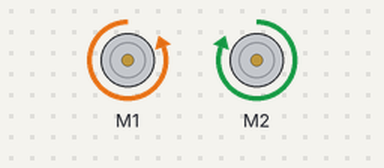
Bench run of a sketch on a simulated Arduino Uno, built with avr-gcc and run on an emulated ATmega328P. On the bench: 2 × DC motor (green arrow = forward, orange = backward, longer = faster).

Above: at 7.5 s.
At 35.4 s:
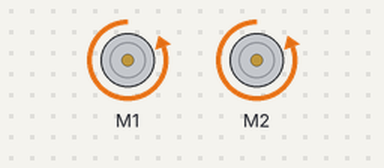
At 44.3 s:
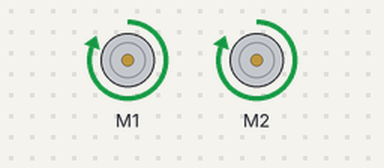
Timing chart, 0 to 49.1 s (numbered marks = the images above):
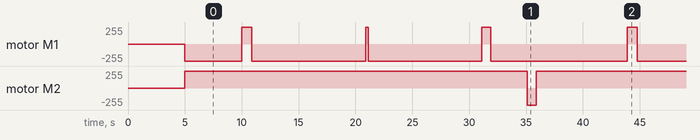

The sketch:

MeMegaPiDCMotorTest.ino
```cpp
//this program moves the robot from the living room to Alexandra's room

#include "MeMegaPi.h"
MeMegaPiDCMotor motor1(PORT1A);

MeMegaPiDCMotor motor2(PORT1B); //FRONT MOTOR--the one with the MegaPi

MeMegaPiDCMotor motor3(PORT2A);

MeMegaPiDCMotor motor4(PORT2B); //BACK MOTOR--the one with the batteries

void setup()
{
    delay(5000);
}

void loop()
{
  motor2.run(-255);
  motor4.run(255);
  delay(5000); //table to hall
  motor4.run(255);
  motor2.run(255);
  delay(900); // turn right
  motor2.run(-255);
  motor4.run(255);
  delay(10000); //hall to bedroom
  motor2.run(255);
  motor4.run(255);
  delay(200);
  motor2.run(-255);
  motor4.run(255);
  delay(10000); //hall to bedroom
  motor4.run(255);
  motor2.run(255);
  delay(800); // turn right
  motor2.run(-255);
  motor4.run(255);
  delay(3190); //into the bedroom
  motor2.run(-255);
  motor4.run(-255);
  delay(800); //turn left
  motor2.run(-255);
  motor4.run(255);
  delay(3000);
  motor4.stop();
  motor2.stop();

}
```

Measured:
- by itself, motor M2: alternates forward 255/255 for 33.1 s and backward 255/255 for 0.80 s
- by itself, motor M1: repeats every 33.9 s: forward 255/255 0.90 s, backward 255/255 10.0 s, forward 255/255 0.20 s, backward 255/255 10.0 s, forward 255/255 0.80 s, backward 255/255 12.0 s
